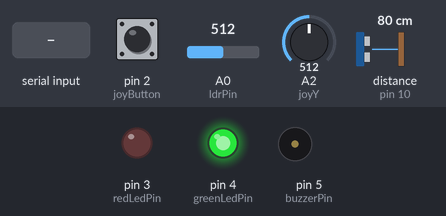
A sketch run on a simulated Arduino Uno, built with avr-gcc and run on an emulated ATmega328P. Shown: output pins drawn as LEDs (lit = HIGH), buzzer (waves = sounding). Wiring (inferred from the names in the program): ultrasonic range finder: trigger pin 9; echo pin 10. Inputs (shaded band) come from the test bench; at power-on: A0 (ldrPin) = 512, pin 2 (joyButton) HIGH, A2 (joyY) = 512, distance to the obstacle (sensor on pin 10) 80 cm. The echo pulse lasts 58.3 µs per cm; pins used as bus, display or sensor lines are not drawn; what the sketch prints to the serial monitor is not drawn.

Above: at 2.5 s.
2.6 s: "2\n" received over Serial
5.6 s: A0 (ldrPin) set to 412
At 6.6 s:
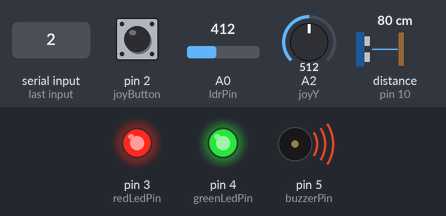
8.6 s: A0 (ldrPin) set to 384
At 9.2 s:
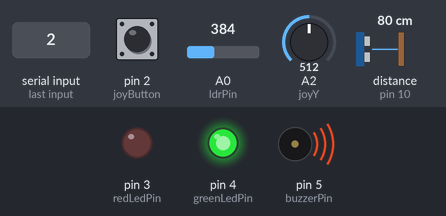
11.6 s: "90,45,200\n" received over Serial
At 14.1 s:
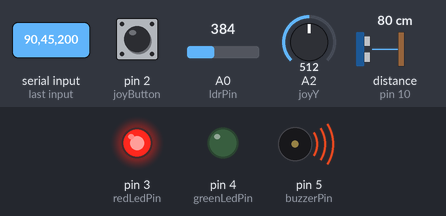
14.6 s: pin 2 (joyButton) pulled LOW for 3.2 s
19.3 s: pin 2 (joyButton) driven LOW
At 21.9 s:
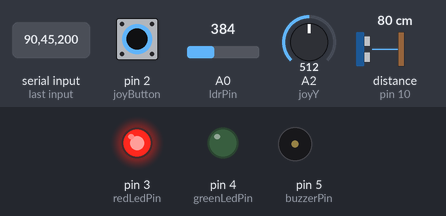
Timing chart, 0 to 23.3 s (numbered marks = the images above; inputs shaded):
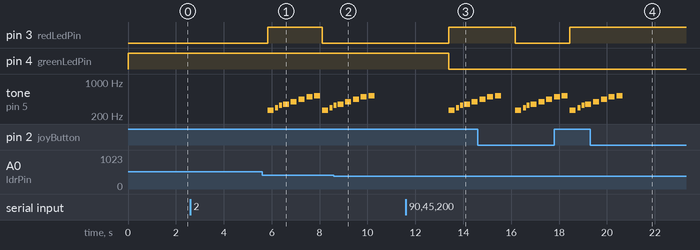

The sketch:

homework3.ino
```cpp
#include <Arduino.h>

// ------------------ Pin definitions ------------------
const int trigPin = 9;
const int echoPin = 10;
const int ldrPin = A0;
const int buzzerPin = 5;
const int redLedPin = 3;
const int greenLedPin = 4;

// Joystick pins
const int joyX = A1;
const int joyY = A2;
const int joyButton = 2;

// ------------------ Constants ------------------
float triggerDistanceChange = 5.0; // cm — now more sensitive
const int lightThresholdDefault = 400;
const unsigned long armDelay = 3000;
const unsigned long alarmDelay = 3000;
const int passwordDefault = 1234;

// ------------------ Globals ------------------
bool systemArmed = false;
bool alarmActive = false;
int userPassword = passwordDefault;
int lightThreshold = lightThresholdDefault;

float baselineDistance = 0;
float currentDistance = 0;
int lightValue = 0;

unsigned long previousMillis = 0;
unsigned long blinkInterval = 400;
bool ledState = false;
unsigned long startMillis;

// Joystick menu navigation
int menuSelection = 1;
int lastSelection = -1;
unsigned long lastMoveTime = 0;
const unsigned long moveDelay = 300;

// ------------------ Melody for buzzer ------------------
int melody[] = {262, 294, 330, 349, 392, 440, 494, 523}; // C D E F G A B C
int noteDurations[] = {4, 8, 8, 4, 4, 4, 4, 4};           // rhythm

// ------------------ Function declarations ------------------
void showMainMenu();
void handleMainMenuInput(int choice);
void showSettingsMenu();
void handleSettingsMenuInput(int choice);
void showBonusMenu();
void handleBonusMenuInput(int choice);

void checkSensors();
void updateAlarm();
void armSystem();
void disarmSystem();
bool verifyPassword();
float readUltrasonic();
void blinkRedLed();
void resetLeds();
void logEvent(const String &event);
void displayTimeSinceStart();
void joystickNavigateMenu();
void playAlarmMelody();

// ==========================================================
void setup() {
  Serial.begin(9600);
  pinMode(trigPin, OUTPUT);
  pinMode(echoPin, INPUT);
  pinMode(buzzerPin, OUTPUT);
  pinMode(redLedPin, OUTPUT);
  pinMode(greenLedPin, OUTPUT);
  pinMode(ldrPin, INPUT);

  pinMode(joyX, INPUT);
  pinMode(joyY, INPUT);
  pinMode(joyButton, INPUT_PULLUP);

  digitalWrite(redLedPin, LOW);
  digitalWrite(greenLedPin, HIGH);

  startMillis = millis();

  Serial.println("============================================");
  Serial.println("   HOME ALARM SYSTEM – INITIALIZING...      ");
  Serial.println("============================================");

  // Baseline calibration
  Serial.println("Calibrating baseline distance...");
  float sum = 0;
  for (int i = 0; i < 10; i++) {
    float d = readUltrasonic();
    sum += d;
    Serial.print(d); Serial.print(" ");
    delay(100);
  }
  Serial.println();
  baselineDistance = sum / 10.0;
  Serial.print(" Baseline distance: ");
  Serial.print(baselineDistance);
  Serial.println(" cm");

  showMainMenu();
}

// ==========================================================
void loop() {
  checkSensors();
  updateAlarm();

  // Serial input
  if (Serial.available() > 0) {
    int option = Serial.parseInt();
    handleMainMenuInput(option);
    showMainMenu();
  }

  // Joystick navigation
  joystickNavigateMenu();
}

// ==========================================================
// ------------------ Menu Functions ------------------------
void showMainMenu() {
  Serial.println();
  Serial.println("===== HOME ALARM SYSTEM =====");
  Serial.print("Status: ");
  Serial.println(systemArmed ? "ARMED" : "DISARMED");
  Serial.println("-----------------------------");
  if (!systemArmed) {
    Serial.println("1. Arm System");
    Serial.println("2. Test Alarm");
    Serial.println("3. Settings");
    Serial.println("4. Bonus Features ");
  } else {
    Serial.println("1. Disarm System (requires password)");
  }
  Serial.println("-----------------------------");
  Serial.println("Use joystick ↑ ↓ to navigate, press button to select.");
  Serial.print("Current option: ");
  Serial.println(menuSelection);
}

// ==========================================================
void handleMainMenuInput(int choice) {
  if (!systemArmed) {
    switch (choice) {
      case 1: armSystem(); break;
      case 2: alarmActive = true; Serial.println("Manual alarm test triggered!"); break;
      case 3: showSettingsMenu(); break;
      case 4: showBonusMenu(); break;
      default: Serial.println("Invalid choice!"); break;
    }
  } else {
    if (choice == 1) {
      if (verifyPassword()) disarmSystem();
      else Serial.println(" Incorrect password!");
    }
  }
}

// ==========================================================
void showSettingsMenu() {
  Serial.println("\n----- SETTINGS -----");
  Serial.println("1. Set Ultrasonic Sensitivity");
  Serial.println("2. Set LDR Light Threshold");
  Serial.println("3. Change Password");
  Serial.println("0. Return");
  Serial.print("Enter option: ");

  while (!Serial.available()) {}
  int choice = Serial.parseInt();
  handleSettingsMenuInput(choice);
}

// ==========================================================
void handleSettingsMenuInput(int choice) {
  switch (choice) {
    case 1:
      Serial.println("Set new sensitivity (cm): ");
      while (!Serial.available()) {}
      triggerDistanceChange = Serial.parseFloat();
      Serial.print(" Updated to: "); Serial.println(triggerDistanceChange);
      break;
    case 2:
      Serial.println("Set new LDR threshold (0–1023): ");
      while (!Serial.available()) {}
      lightThreshold = Serial.parseInt();
      Serial.print(" Updated to: "); Serial.println(lightThreshold);
      break;
    case 3:
      Serial.println("Enter current password: ");
      if (verifyPassword()) {
        Serial.println("Enter new password: ");
        while (!Serial.available()) {}
        userPassword = Serial.parseInt();
        Serial.println(" Password changed successfully!");
      } else Serial.println(" Incorrect password.");
      break;
    default:
      Serial.println("Returning...");
      break;
  }
}

// ==========================================================
void showBonusMenu() {
  Serial.println("\n===== BONUS FEATURES =====");
  Serial.println("1. Show Event Log Example");
  Serial.println("2. Display Time Since Start");
  Serial.println("3. Joystick Menu Navigation Demo");
  Serial.println("0. Return");
  Serial.print("Enter option: ");
  while (!Serial.available()) {}
  int choice = Serial.parseInt();
  handleBonusMenuInput(choice);
}

void handleBonusMenuInput(int choice) {
  switch (choice) {
    case 1: logEvent("System armed for demo log."); break;
    case 2: displayTimeSinceStart(); break;
    case 3: joystickNavigateMenu(); break;
    default: Serial.println("Returning to main menu..."); break;
  }
}

// ==========================================================
// ------------------ Core Logic ----------------------------
void armSystem() {
  Serial.println("Arming system in 3 seconds...");
  unsigned long start = millis();
  while (millis() - start < armDelay) {
    Serial.print(".");
    delay(500);
  }
  Serial.println("\n System armed!");
  systemArmed = true;
  digitalWrite(greenLedPin, LOW);
  digitalWrite(redLedPin, HIGH);
  logEvent("System armed.");
}

void disarmSystem() {
  systemArmed = false;
  alarmActive = false;
  resetLeds();
  digitalWrite(greenLedPin, HIGH);
  noTone(buzzerPin);
  Serial.println(" System disarmed.");
  logEvent("System disarmed.");
}

// ==========================================================
bool verifyPassword() {
  Serial.print("Enter password: ");
  while (!Serial.available()) {}
  String line = Serial.readStringUntil('\n');
  line.trim();
  int input = line.toInt();
  return (input == userPassword);
}

// ==========================================================
void checkSensors() {
  if (!systemArmed) {
    lightValue = analogRead(ldrPin);
    if (lightValue < lightThreshold) {
      Serial.println(" Darkness detected – Auto arming...");
      armSystem();
    }
    return;
  }

  currentDistance = readUltrasonic();
  Serial.print("Distance: "); Serial.print(currentDistance);
  Serial.print(" cm | Baseline: "); Serial.println(baselineDistance);

  if (abs(currentDistance - baselineDistance) > triggerDistanceChange) {
    Serial.println(" Movement detected!");
    alarmActive = true;
    logEvent("Intrusion detected!");
  }
}

// ==========================================================
void playAlarmMelody() {
  for (int thisNote = 0; thisNote < 8; thisNote++) {
    int noteDuration = 1000 / noteDurations[thisNote];
    tone(buzzerPin, melody[thisNote], noteDuration);
    int pauseBetweenNotes = noteDuration * 1.30;
    delay(pauseBetweenNotes);
    noTone(buzzerPin);
  }
}

void updateAlarm() {
  if (!alarmActive) return;

  static unsigned long alarmStart = millis();
  if (millis() - alarmStart < alarmDelay) return;

  blinkRedLed();
  playAlarmMelody();  // play your melody instead of constant tone
}

// ==========================================================
void blinkRedLed() {
  if (millis() - previousMillis >= blinkInterval) {
    previousMillis = millis();
    ledState = !ledState;
    digitalWrite(redLedPin, ledState);
  }
}

void resetLeds() {
  digitalWrite(redLedPin, LOW);
  digitalWrite(greenLedPin, LOW);
}

// ==========================================================
float readUltrasonic() {
  digitalWrite(trigPin, LOW);
  delayMicroseconds(2);
  digitalWrite(trigPin, HIGH);
  delayMicroseconds(10);
  digitalWrite(trigPin, LOW);
  long duration = pulseIn(echoPin, HIGH, 30000); // 30ms timeout
  if (duration == 0) return baselineDistance;    // ignore invalid reading
  float distance = duration * 0.034 / 2.0;
  return distance;
}

// ==========================================================
void logEvent(const String &event) {
  unsigned long now = (millis() - startMillis) / 1000;
  unsigned long minutes = now / 60;
  unsigned long seconds = now % 60;
  Serial.print("[LOG "); Serial.print(minutes); Serial.print("m ");
  Serial.print(seconds); Serial.print("s] ");
  Serial.println(event);
}

void displayTimeSinceStart() {
  unsigned long now = (millis() - startMillis) / 1000;
  unsigned long minutes = now / 60;
  unsigned long seconds = now % 60;
  Serial.print(" System has been running for ");
  Serial.print(minutes); Serial.print("m "); Serial.print(seconds); Serial.println("s.");
}

// ==========================================================
// ------------------ Joystick Menu Navigation --------------
void joystickNavigateMenu() {
  int yVal = analogRead(joyY);
  int button = digitalRead(joyButton);
  unsigned long now = millis();

  // Move selection (Up/Down)
  if (now - lastMoveTime > moveDelay) {
    if (yVal > 800) { // Up
      menuSelection--;
      if (menuSelection < 1) menuSelection = systemArmed ? 1 : 4; // wrap
      lastMoveTime = now;
    } else if (yVal < 200) { // Down
      menuSelection++;
      if ((!systemArmed && menuSelection > 4) || (systemArmed && menuSelection > 1))
        menuSelection = 1;
      lastMoveTime = now;
    }
  }

  // Display current selection if changed
  if (menuSelection != lastSelection) {
    Serial.print("\n> Selected option: ");
    Serial.println(menuSelection);
    lastSelection = menuSelection;
  }

  // Select option on button press
  static bool prevButton = HIGH;
  if (prevButton == HIGH && button == LOW) {
    Serial.print(" Joystick selected option ");
    Serial.println(menuSelection);
    handleMainMenuInput(menuSelection);
    showMainMenu();
  }
  prevButton = button;
}
```

Measured:
- the behaviour switches between 400 and 399 on A0 (ldrPin) (found by bisection; images 1 and 2)
- after the input at 2.6 s, every drawn part: stays the same
- after the input at 8.6 s, pin 3 (redLedPin): stays LOW (without the input it goes to HIGH after 1.8 s); tone on pin 5 (buzzerPin): goes on until 10.3 s, then stays silent
- after the input at 19.3 s, pin 3 (redLedPin): stays HIGH (without the input it goes to LOW after 1.4 s); tone on pin 5 (buzzerPin): goes on until 20.7 s, then stays silent
- by itself, tone on pin 5 (buzzerPin): plays 262 Hz for 0.25 s, 294 Hz for 0.13 s, 330 Hz for 0.13 s, 349 Hz for 0.25 s, 392 Hz for 0.25 s, 440 Hz for 0.25 s … (11 notes in this stretch)
